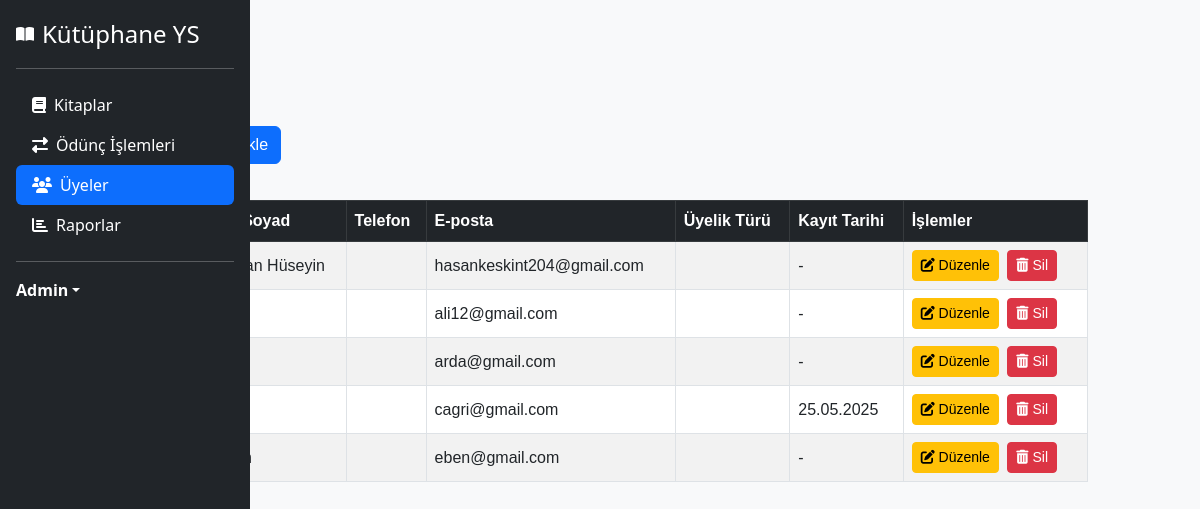
The page /uyeler (signed in) on the database its author committed.
### app.py (models this page shows, shortened)
class User(UserMixin, db.Model):
    __tablename__ = 'user'
    id = db.Column(db.Integer, primary_key=True)
    name = db.Column(db.String(100), nullable=False)
    email = db.Column(db.String(100), unique=True, nullable=False)
    password = db.Column(db.String(200), nullable=False)
    register_date = db.Column(db.DateTime, default=datetime.utcnow)
    loans = db.relationship('Loan', back_populates='uye', cascade='all, delete-orphan')

### app.py (the view, shortened to what this page needs)
@app.route("/uyeler")
@login_required
def uyeler():
    search = request.args.get('search', '').strip()
    page = request.args.get('page', 1, type=int)
    per_page = 5
    query = User.query
    pagination = query.order_by(User.name).paginate(page=page, per_page=per_page, error_out=False)
    uyeler = pagination.items
    return render_template("uyeler.html", uyeler=uyeler, page=page, pagination=pagination, search=search)

### app.py (called while the page is built)
@login_manager.user_loader
def load_user(user_id):
    return User.query.get(int(user_id))

### templates/uyeler.html (shortened to what this page needs)
{% extends 'base.html' %}
{% block content %}
<div class="container mt-4">
    <h2 class="mb-4">Üyeler</h2>
    <div class="mb-3">
        <a href="{{ url_for('uye_ekle') }}" class="btn btn-primary">
            Yeni Üye Ekle
        </a>
    </div>
    <div class="table-responsive">
        <table class="table table-striped table-bordered align-middle">
            <thead class="table-dark">
                <tr>
                    <th>Üye No</th>
                    <th>Ad Soyad</th>
                    <th>Telefon</th>
                    <th>E-posta</th>
                    <th>Üyelik Türü</th>
                    <th>Kayıt Tarihi</th>
                    <th>İşlemler</th>
                </tr>
            </thead>
            <tbody>
                {% for uye in uyeler %}
                <tr>
                    <td>{{ uye.id }}</td>
                    <td>{{ uye.name }}</td>
                    <td>{{ uye.phone }}</td>
                    <td>{{ uye.email }}</td>
                    <td>{{ uye.membership_type }}</td>
                    <td>
                        {% if uye.register_date %}
                            {{ uye.register_date.strftime('%d.%m.%Y') }}
                        {% else %}
                            -
                        {% endif %}
                    </td>
                    <td>
                        <a href="{{ url_for('uye_duzenle', uye_id=uye.id) }}" class="btn btn-sm btn-warning me-1">
                            <i class="fas fa-edit"></i> Düzenle
                        </a>
                        <form action="{{ url_for('uye_sil', uye_id=uye.id) }}" method="POST" style="display:inline;"
                              onsubmit="return confirm('Üyeyi silmek istediğinize emin misiniz?');">
                            <button type="submit" class="btn btn-sm btn-danger">
                                <i class="fas fa-trash-alt"></i> Sil
                            </button>
                        </form>
                    </td>
                </tr>
                {% else %}
                <tr>
                    <td colspan="7" class="text-center">Kayıtlı üye bulunmamaktadır.</td>
                </tr>
                {% endfor %}
            </tbody>
        </table>
    </div>
</div>
{% endblock %}

### static/style.css (style rules this page uses)
body { background-color: #f8f9fa; }
.container { max-width: 1200px; margin: 0 auto; padding: 20px; font-family: Arial, sans-serif; }
h2, h3 { color: #333; }
table { width: 100%; border-collapse: collapse; margin: 20px 0; }
th, td { padding: 12px; text-align: left; border-bottom: 1px solid #ddd; }
th { background-color: #f5f5f5; }
button { padding: 8px 16px; background-color: #4CAF50; color: white; border: none; border-radius: 4px; cursor: pointer; margin-right: 5px; }
.container { max-width: 1000px; margin: 0 auto; padding: 20px; font-family: Arial, sans-serif; }

### rows shown on the page
User: name "Hasan Hüseyin", email "hasankeskint204@gmail.com"
User: email "ali12@gmail.com"
User: email "arda@gmail.com"
User: email "cagri@gmail.com", register_date "25.05.2025"
User: email "eben@gmail.com"
